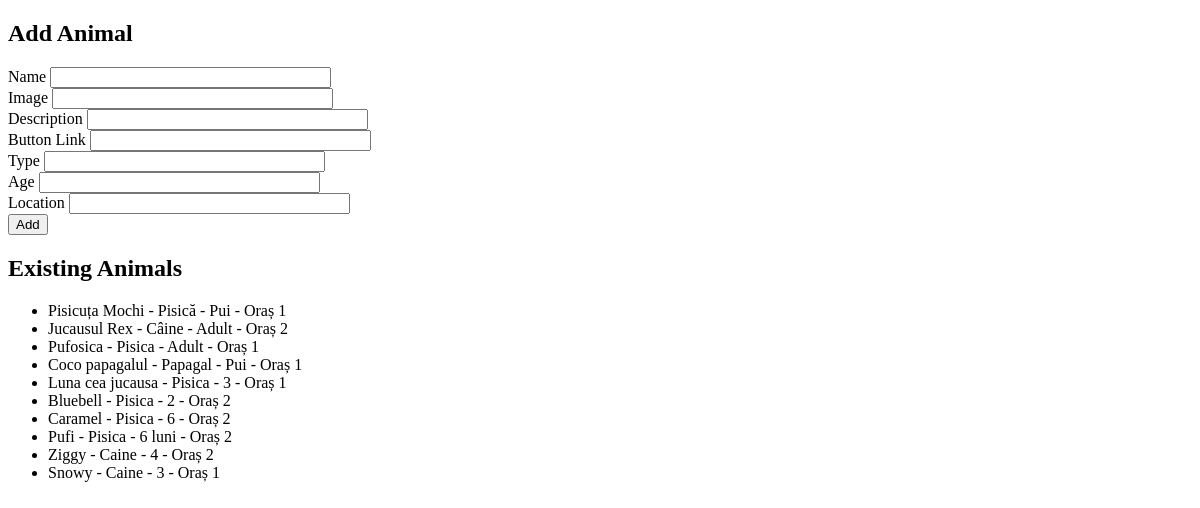
The app's page /add_animal, older data.
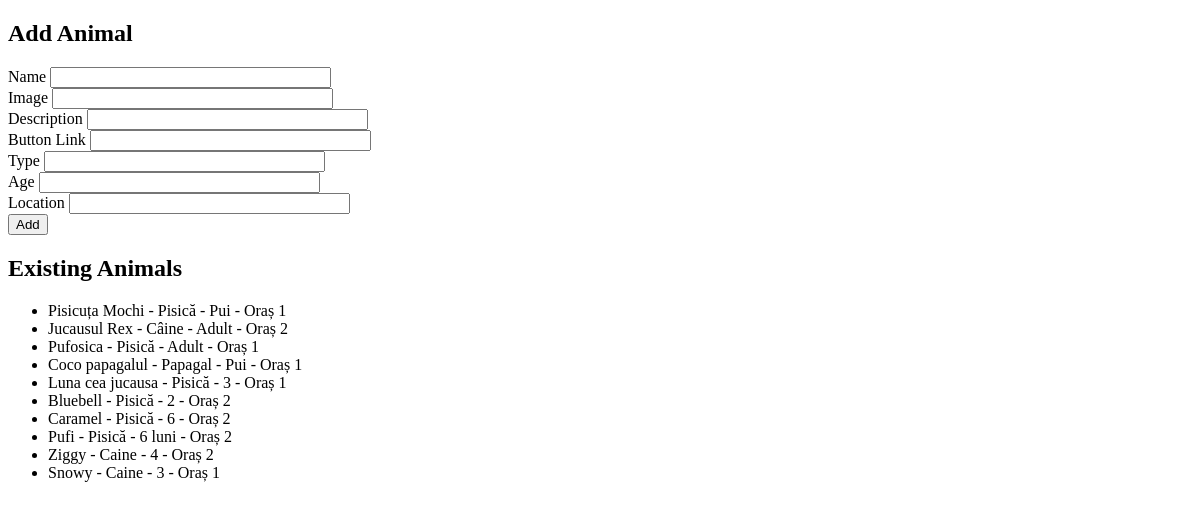
The same page, newer data.
### app.py (models this page shows)
class Animal(db.Model):
    id = db.Column(db.Integer, primary_key=True)
    name = db.Column(db.String(100), nullable=False)
    image = db.Column(db.String(100), nullable=False)
    description = db.Column(db.String(1000), nullable=False)
    history = db.Column(db.String(1000), nullable=True)
    activities = db.Column(db.String(1000), nullable=True)
    relationship = db.Column(db.String(1000), nullable=True)
    special_needs = db.Column(db.String(1000), nullable=True)
    adoption_reason = db.Column(db.String(1000), nullable=True)
    terms = db.Column(db.String(1000), nullable=True)
    button_link = db.Column(db.String(100), nullable=False)
    type = db.Column(db.String(50), nullable=False)
    age = db.Column(db.String(20), nullable=False)
    location = db.Column(db.String(50), nullable=False)

### app.py (the view, shortened to what this page needs)
@app.route('/add_animal', methods=['GET', 'POST'])
def add_animal():
    form = AnimalForm()
    animals = Animal.query.all()
    return render_template('add_animal.html', form=form, animals=animals)

### app.py
class AnimalForm(FlaskForm):
    name = StringField('Name', validators=[DataRequired()])
    image = StringField('Image', validators=[DataRequired()])
    description = StringField('Description', validators=[DataRequired()])
    history = StringField('History', validators=[DataRequired()])
    activities = StringField('Activities', validators=[DataRequired()])
    relationship = StringField('Relationship', validators=[DataRequired()])
    special_needs = StringField('Special Needs', validators=[DataRequired()])
    adoption_reason = StringField('Adoption Reason', validators=[DataRequired()])
    terms = StringField('Terms', validators=[DataRequired()])
    button_link = StringField('Button Link', validators=[DataRequired()])
    type = StringField('Type', validators=[DataRequired()])
    age = StringField('Age', validators=[DataRequired()])
    location = StringField('Location', validators=[DataRequired()])

### templates/add_animal.html (shortened to what this page needs)
{% extends 'base.html' %}
{% block content %}
    <h2>Add Animal</h2>
    <form method="POST" action="">
        {{ form.name.label }} {{ form.name(size=32) }}<br>
        {{ form.image.label }} {{ form.image(size=32) }}<br>
        {{ form.description.label }} {{ form.description(size=32) }}<br>
        {{ form.button_link.label }} {{ form.button_link(size=32) }}<br>
        {{ form.type.label }} {{ form.type(size=32) }}<br>
        {{ form.age.label }} {{ form.age(size=32) }}<br>
        {{ form.location.label }} {{ form.location(size=32) }}<br>
        <input type="submit" value="Add">
    </form>
    <h2>Existing Animals</h2>
    <ul>
        {% for animal in animals %}
            <li>{{ animal.name }} - {{ animal.type }} - {{ animal.age }} - {{ animal.location }}</li>
        {% endfor %}
    </ul>
{% endblock %}

### templates/base.html (shortened to what this page needs)
<!DOCTYPE html>
<html lang="en">
<head>
</head>
<body>
    <div class="container">
        {% block content %}{% endblock %}
    </div>
</body>
</html>

Row changes from the older to the newer data that the page shows:
changed Animal "Pufosica": type "Pisica" → "Pisică"
changed Animal "Luna cea jucausa": type "Pisica" → "Pisică"
changed Animal "Bluebell": type "Pisica" → "Pisică"
changed Animal "Caramel": type "Pisica" → "Pisică"
changed Animal "Pufi": type "Pisica" → "Pisică"
